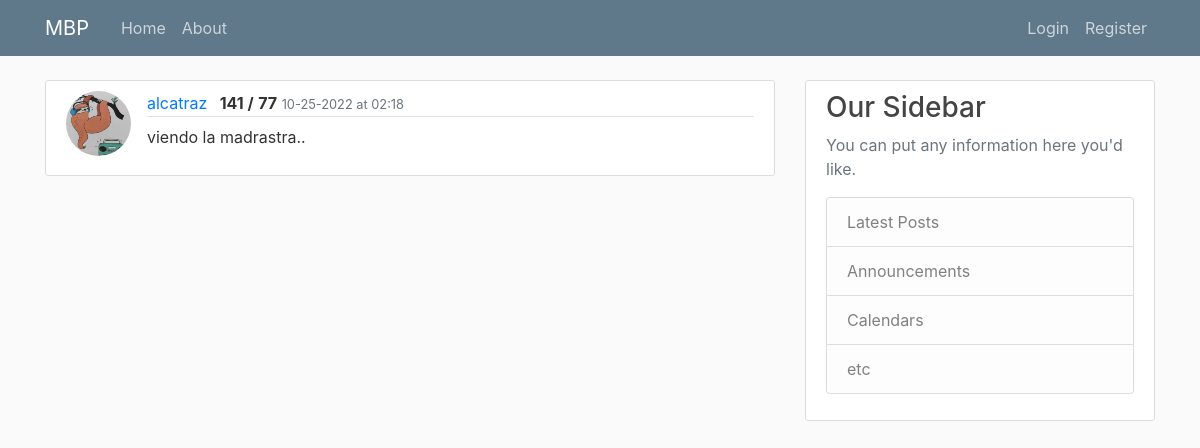
/reading/16/, run on an earlier commit of the app's database.
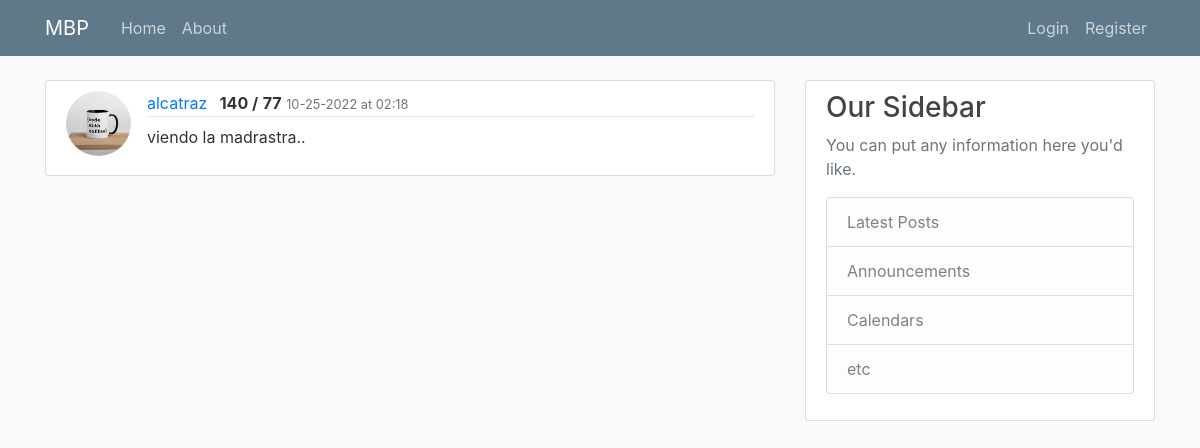
And on a later commit of the database.
### mbp/models.py (models this page shows, shortened)
class User(db.Model, UserMixin):
    id = db.Column(db.Integer, primary_key=True)
    username = db.Column(db.String(20), unique=True, nullable=False)
    email = db.Column(db.String(120), unique=True, nullable=False)
    image_file = db.Column(db.String(20), nullable=False, default='default.jpg')
    password = db.Column(db.String(60), nullable=False)
    readings = db.relationship('Reading', backref='user', lazy=True)

class Reading(db.Model):
    id = db.Column(db.Integer, primary_key=True)
    sys = db.Column(db.String(3), nullable=False)
    dia = db.Column(db.String(3), nullable=False)
    notes = db.Column(db.Text, nullable=False)
    date_posted = db.Column(db.DateTime, nullable=False, default=datetime.utcnow)
    user_id = db.Column(db.Integer, db.ForeignKey('user.id'), nullable=False)

### mbp/readings/routes.py (the view)
@readings.route('/reading/<int:reading_id>/')
def reading(reading_id):
    reading = Reading.query.get_or_404(reading_id)
    return render_template('reading.html', title='User Readings', reading=reading)

### mbp/templates/reading.html (shortened to what this page needs)
{% extends "base.html" %}
{% block content %}
    <article class="media content-section">
      <img class="rounded-circle article-img" src="{{ url_for('static', filename='profile_pics/' + reading.user.image_file) }}" />
      <div class="media-body">
        <div class="article-metadata">
          <a class="mr-2" href="{{ url_for('users.user_readings', username=reading.user.username) }}">{{ reading.user.username }}</a>
          <text class="font-weight-bold">{{ reading.sys }} /</text>
          <text class="font-weight-bold">{{ reading.dia}}</text>
          <small class="text-muted">{{ reading.date_posted.strftime('%m-%d-%Y at %H:%M') }}</small>
        </div>
            <p class="article-content">{{ reading.notes }}</p>
      </div>
    </article>
{% endblock content %}

What changed in the data, as far as the page shows it:
changed User "alcatraz": image_file: picture added in place of a placeholder
changed Reading "viendo la madrastra..": sys "141" → "140"
